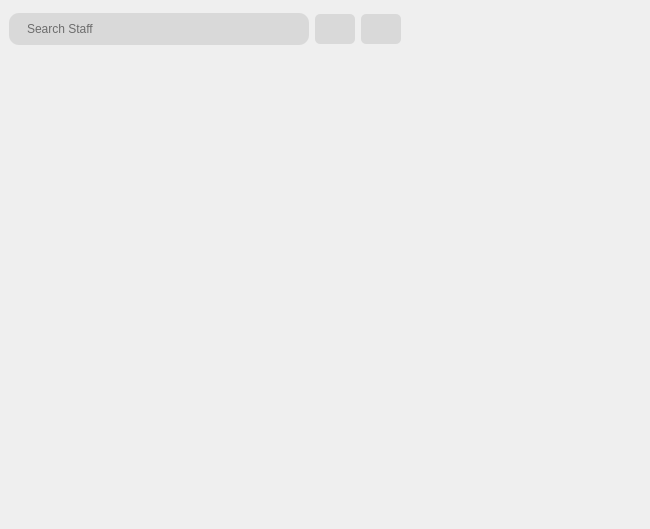
<?xml version="1.0" encoding="UTF-8"?>
<ui version="4.0">
 <class>view_package_form</class>
 <widget class="QWidget" name="view_package_form">
  <property name="geometry">
   <rect>
    <x>0</x>
    <y>0</y>
    <width>650</width>
    <height>529</height>
   </rect>
  </property>
  <property name="minimumSize">
   <size>
    <width>335</width>
    <height>400</height>
   </size>
  </property>
  <property name="windowTitle">
   <string>view_package</string>
  </property>
  <property name="styleSheet">
   <string notr="true">border:none;</string>
  </property>
  <layout class="QHBoxLayout" name="horizontalLayout">
   <property name="spacing">
    <number>0</number>
   </property>
   <property name="leftMargin">
    <number>0</number>
   </property>
   <property name="topMargin">
    <number>0</number>
   </property>
   <property name="rightMargin">
    <number>0</number>
   </property>
   <property name="bottomMargin">
    <number>0</number>
   </property>
   <item>
    <widget class="QScrollArea" name="scrollArea">
     <property name="widgetResizable">
      <bool>true</bool>
     </property>
     <widget class="QWidget" name="scrollAreaWidgetContents_2">
      <property name="geometry">
       <rect>
        <x>0</x>
        <y>0</y>
        <width>650</width>
        <height>529</height>
       </rect>
      </property>
      <layout class="QVBoxLayout" name="verticalLayout">
       <item>
        <widget class="QFrame" name="frame_4">
         <property name="minimumSize">
          <size>
           <width>100</width>
           <height>40</height>
          </size>
         </property>
         <property name="frameShape">
          <enum>QFrame::StyledPanel</enum>
         </property>
         <property name="frameShadow">
          <enum>QFrame::Raised</enum>
         </property>
         <layout class="QHBoxLayout" name="horizontalLayout_3">
          <property name="leftMargin">
           <number>0</number>
          </property>
          <property name="topMargin">
           <number>0</number>
          </property>
          <property name="rightMargin">
           <number>0</number>
          </property>
          <property name="bottomMargin">
           <number>0</number>
          </property>
          <item>
           <widget class="QLineEdit" name="txt_search">
            <property name="sizePolicy">
             <sizepolicy hsizetype="Maximum" vsizetype="Fixed">
              <horstretch>0</horstretch>
              <verstretch>0</verstretch>
             </sizepolicy>
            </property>
            <property name="minimumSize">
             <size>
              <width>300</width>
              <height>0</height>
             </size>
            </property>
            <property name="styleSheet">
             <string notr="true">QLineEdit{
    background-color: #D9D9D9;
	font: 10pt &quot;SF Pro Display&quot;;
    color: #000;
    border: none;
    border-radius: 10px;
    padding: 8px 16px; 
	text-align: left;
}</string>
            </property>
            <property name="readOnly">
             <bool>false</bool>
            </property>
            <property name="placeholderText">
             <string>Search Staff</string>
            </property>
           </widget>
          </item>
          <item>
           <widget class="QPushButton" name="btn_search">
            <property name="minimumSize">
             <size>
              <width>40</width>
              <height>30</height>
             </size>
            </property>
            <property name="maximumSize">
             <size>
              <width>40</width>
              <height>30</height>
             </size>
            </property>
            <property name="styleSheet">
             <string notr="true">/* Default button style */
QPushButton {
    background-color: #D9D9D9;
	font: 10pt &quot;SF Pro Display&quot;;
    color: #00000;
    border: none;
    border-radius: 5px;
    padding: 8px 16px; 

}

/* Button style on hover */
QPushButton:hover {
 background-color: #d0d0d0;
	color: #ffffff;
	font-weight: bold;
}</string>
            </property>
            <property name="text">
             <string/>
            </property>
            <property name="icon">
             <iconset resource="../../icon.qrc">
              <normaloff>:/newPrefix/icon/icons8-search.svg</normaloff>:/newPrefix/icon/icons8-search.svg</iconset>
            </property>
           </widget>
          </item>
          <item>
           <widget class="QPushButton" name="pushButton_3">
            <property name="minimumSize">
             <size>
              <width>40</width>
              <height>30</height>
             </size>
            </property>
            <property name="maximumSize">
             <size>
              <width>40</width>
              <height>30</height>
             </size>
            </property>
            <property name="styleSheet">
             <string notr="true">/* Default button style */
QPushButton {
    background-color: #D9D9D9;
	font: 10pt &quot;SF Pro Display&quot;;
    color: #00000;
    border: none;
    border-radius: 5px;
    padding: 8px 16px; 

}

/* Button style on hover */
QPushButton:hover {
 background-color: #d0d0d0;
	color: #ffffff;
	font-weight: bold;
}
</string>
            </property>
            <property name="text">
             <string/>
            </property>
            <property name="icon">
             <iconset resource="../../icon.qrc">
              <normaloff>:/newPrefix/icon/eraser-svgrepo-com.svg</normaloff>:/newPrefix/icon/eraser-svgrepo-com.svg</iconset>
            </property>
           </widget>
          </item>
          <item>
           <spacer name="horizontalSpacer_3">
            <property name="orientation">
             <enum>Qt::Horizontal</enum>
            </property>
            <property name="sizeHint" stdset="0">
             <size>
              <width>236</width>
              <height>20</height>
             </size>
            </property>
           </spacer>
          </item>
         </layout>
        </widget>
       </item>
       <item>
        <widget class="QScrollArea" name="package_list">
         <property name="styleSheet">
          <string notr="true">border:none;</string>
         </property>
         <property name="widgetResizable">
          <bool>true</bool>
         </property>
         <widget class="QWidget" name="scrollAreaWidgetContents">
          <property name="geometry">
           <rect>
            <x>0</x>
            <y>0</y>
            <width>632</width>
            <height>465</height>
           </rect>
          </property>
         </widget>
        </widget>
       </item>
      </layout>
     </widget>
    </widget>
   </item>
  </layout>
 </widget>
 <resources>
  <include location="../../icon.qrc"/>
 </resources>
 <connections>
  <connection>
   <sender>pushButton_3</sender>
   <signal>clicked()</signal>
   <receiver>txt_search</receiver>
   <slot>clear()</slot>
   <hints>
    <hint type="sourcelabel">
     <x>395</x>
     <y>32</y>
    </hint>
    <hint type="destinationlabel">
     <x>194</x>
     <y>32</y>
    </hint>
   </hints>
  </connection>
 </connections>
</ui>
